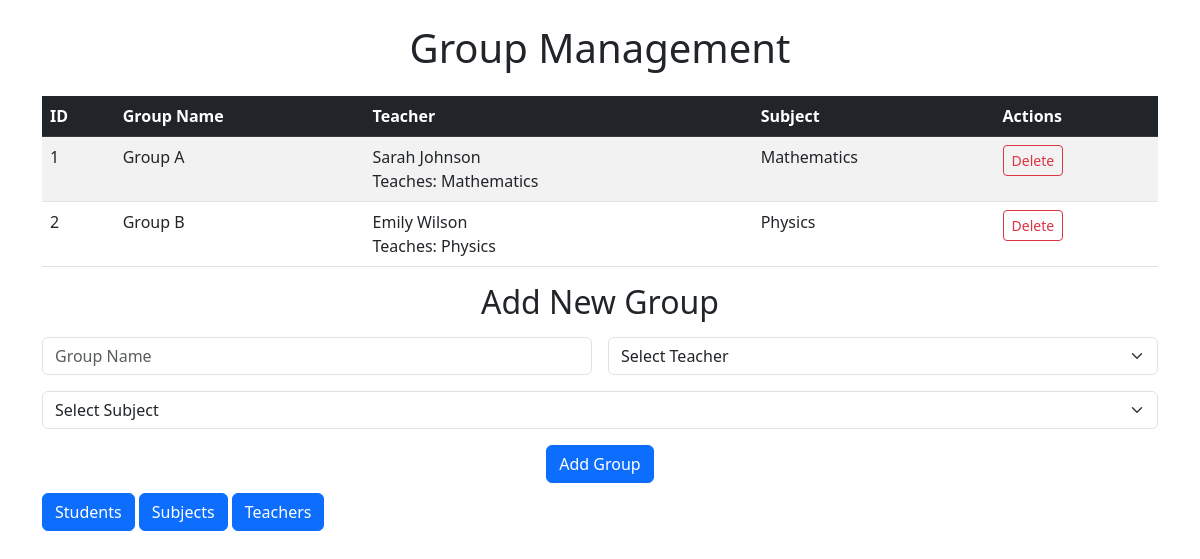
Page /groups/ on the earlier database version.
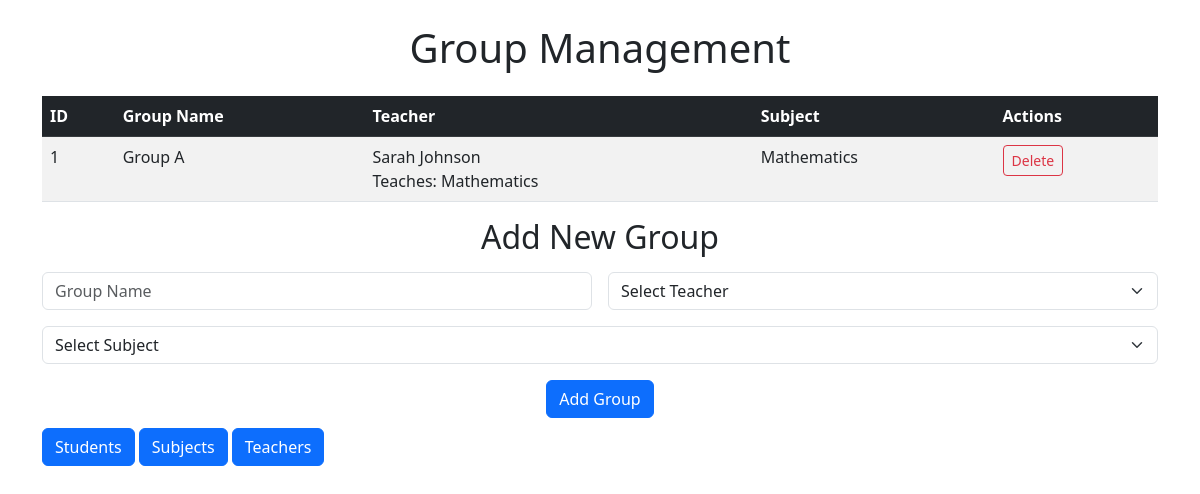
Same page on the later database version.
### main/models.py (models this page shows, shortened)
class Group(models.Model):
    name = models.CharField(max_length=200)
    teacher = models.ForeignKey(Teacher, on_delete=models.CASCADE)
    subject = models.ForeignKey(Subject, on_delete=models.CASCADE)

class Teacher(models.Model):
    full_name = models.CharField(max_length=200)
    subject = models.ForeignKey(Subject, on_delete=models.CASCADE)
    experiance = models.IntegerField(default=0)
    age = models.IntegerField()

class Subject(models.Model):
    name = models.CharField(max_length=120)

### main/views.py (the view, shortened to what this page needs)
# urls.py: path('groups/',Groups),
def Groups(request):
    context = {
        'group':Group.objects.all(),
        'subject':Subject.objects.all(),
        'teacher':Teacher.objects.all(),
    }
    return render(request, 'groups.html', context)

### templates/groups.html (shortened to what this page needs)
<!DOCTYPE html>
<html lang="en">
<head>
    <link href="https://cdn.jsdelivr.net/npm/bootstrap@5.3.0/dist/css/bootstrap.min.css" rel="stylesheet">
</head>
<body>
    <div class="container mt-4">
        <h1 class="text-center mb-4">Group Management</h1>
        <div class="table-responsive group-table">
            <table class="table table-striped table-hover">
                <thead class="table-dark">
                    <tr>
                        <th>ID</th>
                        <th>Group Name</th>
                        <th>Teacher</th>
                        <th>Subject</th>
                        <th>Actions</th>
                    </tr>
                </thead>
                <tbody>
                    {% for i in group %}
                    <tr>
                        <td>{{ i.id }}</td>
                        <td>{{ i.name }}</td>
                        <td>
                            {{ i.teacher.full_name }}
                            <div class="teacher-subject">Teaches: {{ i.teacher.subject.name }}</div>
                        </td>
                        <td>{{ i.subject.name }}</td>
                        <td>
                            <form method="post" action="{% url 'delete_object' model_name='group' id=i.id %}"
                                style="display: inline;">
                                <button type="submit" class="btn btn-sm btn-outline-danger"
                                    onclick="return confirm('Вы уверены, что хотите удалить группу {{ i.name }}?')">
                                    Delete
                                </button>
                            </form>
                        </td>
                    </tr>
                    {% endfor %}
                </tbody>
            </table>
        </div>
        <div class="add-group-form">
            <h2 class="mb-3 text-center">Add New Group</h2>
            <form method="post" action="/groups/">
                <div class="row g-3">
                    <div class="col-md-6">
                        <input type="text" class="form-control" name="name" placeholder="Group Name" required>
                    </div>
                    <div class="col-md-6">
                        <select class="form-select" name="teacher" required>
                            <option value="" disabled selected>Select Teacher</option>
                        </select>
                    </div>
                    <div class="col-md-12">
                        <select class="form-select" name="subject" required>
                            <option value="" disabled selected>Select Subject</option>
                        </select>
                    </div>
                    <div class="col-12 text-center">
                        <button type="submit" class="btn btn-primary">Add Group</button>
                    </div>
                </div>
            </form>
        </div>
        <a class="btn btn-primary need" href="/index/">Students</a>
        <a class="btn btn-primary need" href="/subjects/">Subjects</a>
        <a class="btn btn-primary need" href="/teachers/">Teachers</a>
    </div>
</body>
</html>

Differences in the rows shown:
removed Group: id "2", name "Group B", teacher.full_name "Emily Wilson", teacher.subject.name "Physics", subject.name "Physics"
